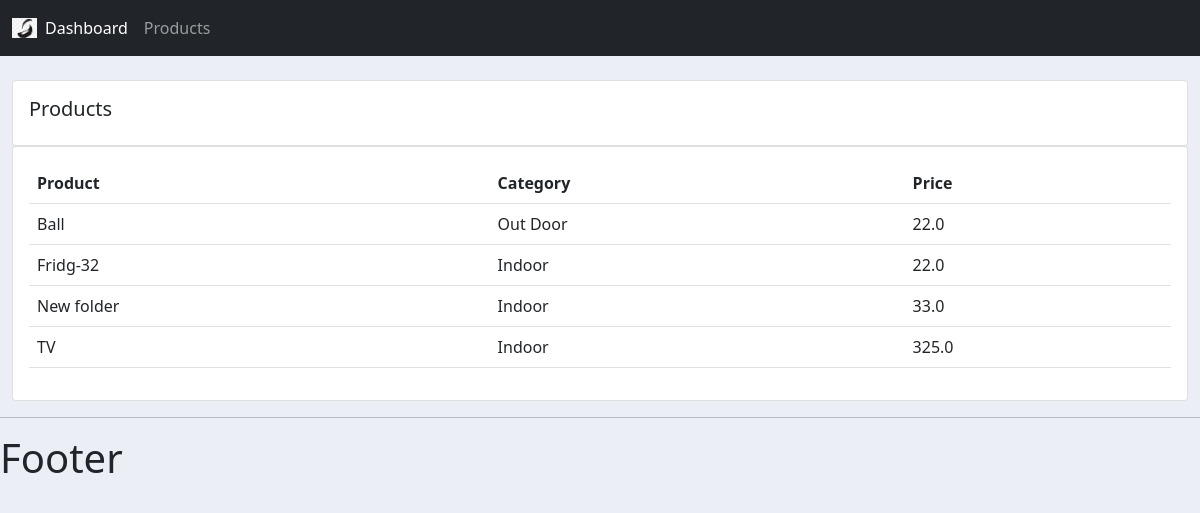
Page /products on the committed database.
### accounts/models.py (models this page shows, shortened)
class Product(models.Model):
    CATEGORY = (
        ('Indoor', 'Indoor'),
        ('Out Door', 'Out Door'),
        )
    name = models.CharField(max_length=200, null=True)
    price = models.FloatField(null=True)
    category = models.CharField(max_length=200, null=True,choices=CATEGORY)
    description = models.CharField(max_length=200, null=True,blank=True)
    date_created = models.DateTimeField(auto_now_add=True, null=True)
    tags = models.ManyToManyField(Tag)

### accounts/views.py (the view)
# urls.py: path('products', views.products, name="products"),
def products(request):
    products = Product.objects.all()
    return render(request, 'accounts/products.html', {'products': products})

### accounts/templates/accounts/products.html
{%  extends 'accounts/main.html' %}
{% block content %}
		<br>
		<div class="row">
			<div class="col-md">
				<div class="card card-body">
					<h5>Products</h5>
				</div>
				<div class="card card-body">
					<table class="table">
						<tr>
							<th>Product</th>
							<th>Category</th>
							<th>Price</th>
						</tr>
                        {% for i in products %}
                            <tr>
                            <td> {{ i.name }}</td>
                            <td> {{ i.category }}</td>
                            <td> {{ i.price }}</td>
                            </tr>
                        {% endfor %}
					</table>
				</div>
			</div>
		</div>
{% endblock content %}

### static/css/main.css (style rules this page uses)
body { background-color: #ebeff5; }

### rows in the picture
Product: name "Ball", category "Out Door", price "22.0"
Product: name "Fridg-32", category "Indoor", price "22.0"
Product: name "New folder", category "Indoor", price "33.0"
Product: name "TV", category "Indoor", price "325.0"
